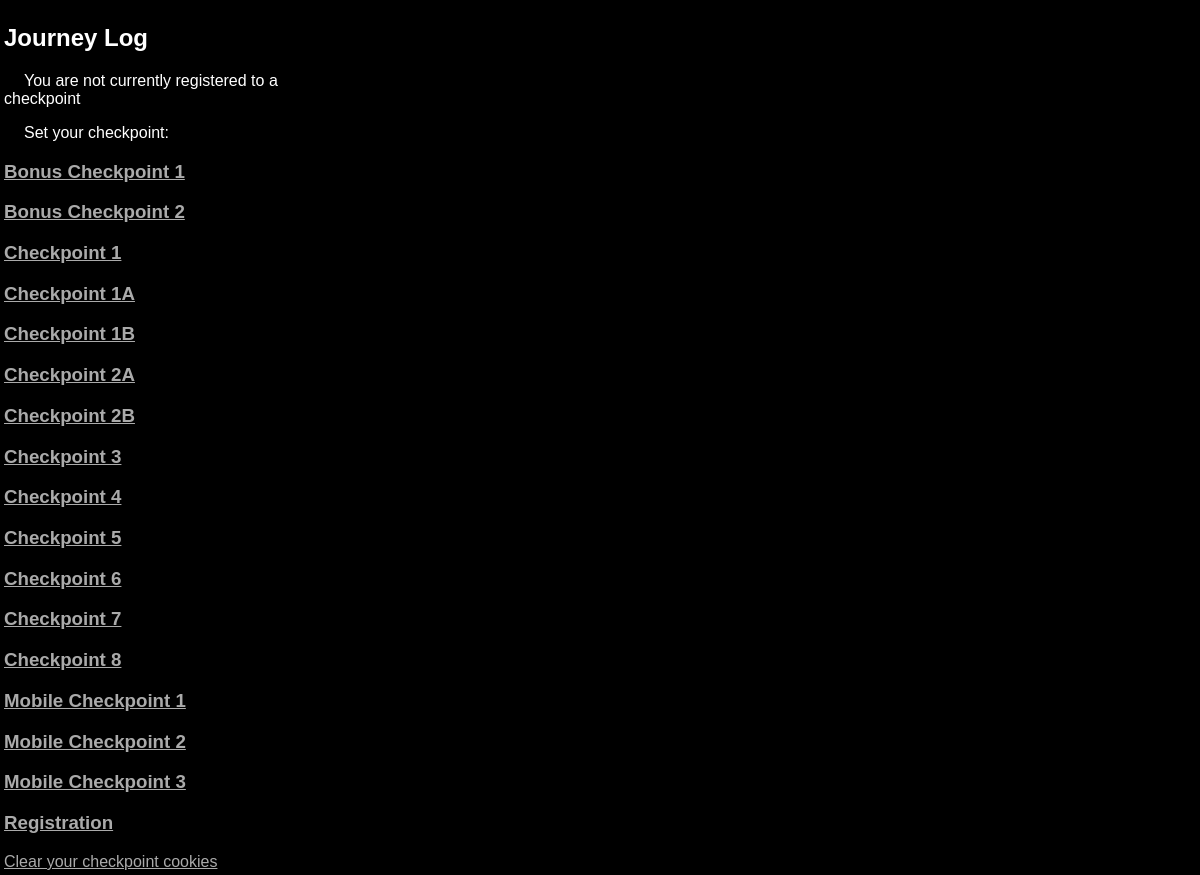
/_cidindex.php, run on the app's committed database.
### tables this page shows
CREATE TABLE IF NOT EXISTS `checkpoints` (
  `checkpoint_id` tinyint(3) unsigned NOT NULL,
  `checkpoint_name` varchar(255) NOT NULL,
  `checkpoint_loc_lat` decimal(10,0) DEFAULT NULL,
  `checkpoint_loc_long` decimal(10,0) DEFAULT NULL,
  PRIMARY KEY (`checkpoint_id`)
);

### www/functions.php (called while the page is built, shortened)
<?
function connectdb($reg_mysql=false) {
    if ($reg_mysql) {
    	$link = mysql_connect(DB_SERVER, DB_LOGIN, DB_PASSWD);
    	return $link;
    } else {
    	$mysqli = new mysqli(DB_SERVER,DB_LOGIN,DB_PASSWD, DB_NAME)
    		or die("Could not connect");
		return $mysqli;
	}
}
function get_all_checkpoint_ids() {
	$mysqli = connectdb();
	$result = $mysqli->query("SELECT checkpoint_id from ".CHECKPOINTS_TBL." WHERE 1 ORDER BY checkpoint_name");
	while ($row = $result->fetch_object()) {
		$return_array[] = $row->checkpoint_id;
	}
	return $return_array;
}
function get_checkpoint_name($cid) {
	$query = "SELECT checkpoint_name FROM ".CHECKPOINTS_TBL." WHERE checkpoint_id = ".$cid;
	$result = mysql_query($query);
	$row = mysql_fetch_array($result);
	return $row[0];
}

### www/_cidindex.php (the view, shortened to what this page needs)
<!DOCTYPE html PUBLIC "-//W3C//DTD HTML 4.01//EN"
   "http://www.w3.org/TR/html4/strict.dtd">
<?php
include('functions.php');
?>
<html lang="en">
<head>
</head>
<body>
<h2>Journey Log</h2>
<? if (isset($cid)) { ?>
<p>You are currently registered to: <?php print get_checkpoint_name($cid); ?></p>
<? } else { ?>
<p>You are not currently registered to a checkpoint</p>
<? } ?>
<p>Set your checkpoint:</p>
<p>
<?
	$all_checkpoints = get_all_checkpoint_ids();
	foreach ($all_checkpoints as $checkpoint_id) {
		print '<h3><a href="_setcid.php?cid='.$checkpoint_id.'">'.get_checkpoint_name($checkpoint_id).'</a></h3>';
	}
?>
</p>
<a href="setcid.php?cid=9999">Clear your checkpoint cookies</a>
</body>
</html>

### www/style.css (style rules this page uses)
body { background-color: #000; color: #FFF; font-family: sans-serif; padding: 2px; margin: 2px; }
html { width: 320px; }
a:link { color: #AAA; text-decoration: underline; }
p { text-indent:20px; }

### data on the page
checkpoints: checkpoint_name "Bonus Checkpoint 1"
checkpoints: checkpoint_name "Bonus Checkpoint 2"
checkpoints: checkpoint_name "Checkpoint 1"
checkpoints: checkpoint_name "Checkpoint 1A"
checkpoints: checkpoint_name "Checkpoint 1B"
checkpoints: checkpoint_name "Checkpoint 2A"
checkpoints: checkpoint_name "Checkpoint 2B"
checkpoints: checkpoint_name "Checkpoint 3"
checkpoints: checkpoint_name "Checkpoint 4"
checkpoints: checkpoint_name "Checkpoint 5"
checkpoints: checkpoint_name "Checkpoint 6"
checkpoints: checkpoint_name "Checkpoint 7"
checkpoints: checkpoint_name "Checkpoint 8"
checkpoints: checkpoint_name "Mobile Checkpoint 1"
checkpoints: checkpoint_name "Mobile Checkpoint 2"
checkpoints: checkpoint_name "Mobile Checkpoint 3"
checkpoints: checkpoint_name "Registration"
